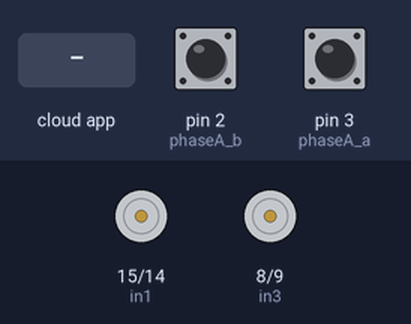
The sketch below on a simulated Arduino Uno, built with avr-gcc and run on an emulated ATmega328P. Parts: motor-driver pin pairs drawn as motors (green arrow = first pin HIGH = forward, orange = second pin HIGH = backward, longer = more drive, scaled by the enable pin). The test bench sets the inputs (shaded band); at power-on: pin 2 (phaseA_b) HIGH, pin 3 (phaseA_a) HIGH. The ROS host is connected and sends only what is stated.

Above: at 1.8 s.
1.9 s: the phone or cloud app sets linear.x to -100
At 3.3 s:
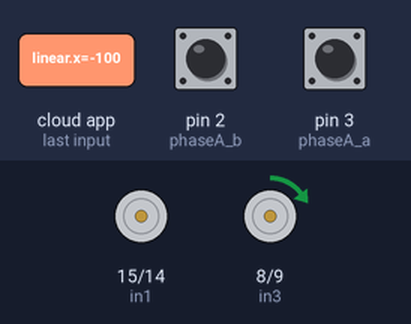
5.9 s: the phone or cloud app sets angular.z to -100
At 6.44 s:
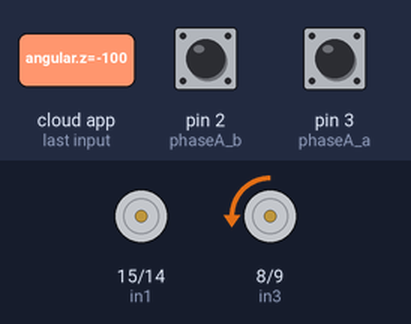
9.4 s: the phone or cloud app sets angular.z to 100
At 11.92 s:
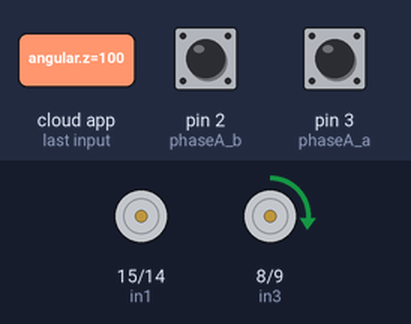
12.9 s: the phone or cloud app sets angular.z to -100
16.9 s: the phone or cloud app sets angular.z to 100
20.9 s: the phone or cloud app sets linear.x to 100
At 37.08 s:
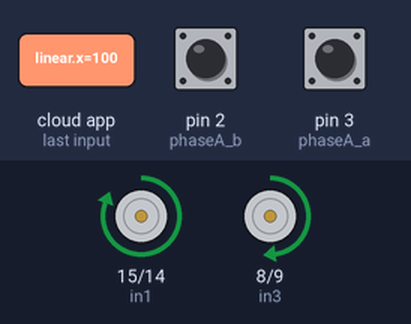
Timing chart, 0 to 37.2 s (numbered marks = the images above; inputs shaded):
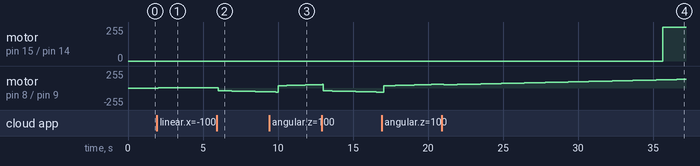

The sketch:

ROS_Publish_odom.ino
```cpp
#include <TimerOne.h>   //avoid using PWM on pin 11, 12, 13
#include <ros.h>
#include <geometry_msgs/Twist.h>
#include <tf/transform_broadcaster.h>
#include <tf/tf.h>
#include <nav_msgs/Odometry.h>

#define enA 7      //speed control pin
#define in1 15
#define in2 14
#define phaseA_a 3   //encoder pins
#define phaseB_a 5

#define in3 8
#define in4 9
#define enB 10      //speed control pin
#define phaseA_b 2   //encoder pins
#define phaseB_b 4

ros::NodeHandle  nh;
ros::Time current_time, last_time;

double T, xung_a, xung_b;
double tocdo_a, tocdo_b, Tocdodat_a, Tocdodat_b;
double E_a, E1_a, E2_a, E_b, E1_b, E2_b;
double alpha, beta, gamma, Kp, Ki, Kd;
double Output_a, LastOutput_a, Output_b, LastOutput_b;
double linear_x = 0, angular_z = 0;

double x=0.0, y=0.0, th=0.0;
double vx=0.0, vth=0.0;
double d=6.3; //diameter of wheel in cm

void rotate_a(double energy) {
  if (energy > 255) energy=255;
  if (energy < -255) energy=-255;
  if (energy > 0) {
    digitalWrite(in1, LOW);      //set rotate direction of motor A
    digitalWrite(in2, HIGH);
    analogWrite(enA, energy);     //set speed of motor A
  }
  else {
    digitalWrite(in1, HIGH);
    digitalWrite(in2, LOW);
    analogWrite(enA, -energy);
  }
}

void rotate_b(double energy) {
  if (energy > 255) energy=255;
  if (energy < -255) energy=-255;
  if (energy > 0) {
    digitalWrite(in3, LOW);      //set rotate direction of motor A
    digitalWrite(in4, HIGH);
    analogWrite(enB, energy);     //set speed of motor A
  }
  else {
    digitalWrite(in3, HIGH);
    digitalWrite(in4, LOW);
    analogWrite(enB, -energy);
  }
}

void presskey_callback(const geometry_msgs::Twist& vel_msg){
  linear_x = vel_msg.linear.x;                    //RPM
  angular_z = vel_msg.angular.z;                  //rad/s

  Tocdodat_a = -linear_x - angular_z * 30/PI;     //RPM
  Tocdodat_b =  linear_x - angular_z * 30/PI;

  vx  = linear_x*PI*d / 60;                       //cm/s
  vth = angular_z;                                //rad/s
}

ros::Subscriber<geometry_msgs::Twist> sub("cmd_vel", &presskey_callback);
nav_msgs::Odometry odom_msg;
ros::Publisher odom_pub("odom", &odom_msg);
tf::TransformBroadcaster odom_broadcaster;

void setup()
{
  pinMode(in1, OUTPUT);
  pinMode(in2, OUTPUT);
  pinMode(enA, OUTPUT);
  pinMode(phaseA_a, INPUT_PULLUP);
  pinMode(phaseB_a, INPUT_PULLUP);

  pinMode(in3, OUTPUT);
  pinMode(in4, OUTPUT);
  pinMode(enB, OUTPUT);
  pinMode(phaseA_b, INPUT_PULLUP);
  pinMode(phaseB_b, INPUT_PULLUP);
  Tocdodat_a = 0; tocdo_a = 0;      //120 RPM (stable) - max ~200 RPM, below 5 RPM not run
  Tocdodat_b = 0; tocdo_b = 0;

  E_a = 0; E1_a = 0; E2_a = 0;
  Output_a = 0; LastOutput_a = 0;
  E_b = 0; E1_b = 0; E2_b = 0;
  Output_b = 0; LastOutput_b = 0;

  // Thong so PID
  T = 0.01;                       //thoi gian lay mau - s
  Kp = 5; Ki = 0.6; Kd = 0.0;

  alpha = 2*T*Kp + Ki*T*T + 2*Kd;
  beta = -2*T*Kp + Ki*T*T - 4*Kd;
  gamma = 2*Kd;

  Serial.begin(9600);
  attachInterrupt(digitalPinToInterrupt(phaseA_a), Demxung_a, FALLING);
  attachInterrupt(digitalPinToInterrupt(phaseA_b), Demxung_b, FALLING);
  Timer1.initialize(10000);       // 10 ms
  Timer1.attachInterrupt(PID);    // PID check speed and control speed of 2 motors periodically

  nh.initNode();
  nh.subscribe(sub);
  nh.advertise(odom_pub);

  last_time = nh.now();
}

void Demxung_a() {
  if (digitalRead(phaseB_a)==LOW)
    ++xung_a;
  else
    --xung_a;
}

void Demxung_b() {
  if (digitalRead(phaseB_b)==LOW)
    ++xung_b;
  else
    --xung_b;
}

void PID() {
  tocdo_a = ((xung_a/390) / 0.01) * 60;  // xung/390/0.01 = vong/s x60 = vong/ph = RPM
  xung_a = 0;
  E_a = Tocdodat_a - tocdo_a;
  Output_a = (alpha*E_a + beta*E1_a + gamma*E2_a + 2*T*LastOutput_a) / (2*T);
  LastOutput_a = Output_a;

  E2_a = E1_a;
  E1_a = E_a;

  tocdo_b = ((xung_b/390) / 0.01) * 60;  // xung/390/0.01 = vong/s x60 = vong/ph = RPM
  xung_b = 0;
  E_b = Tocdodat_b - tocdo_b;
  Output_b = (alpha*E_b + beta*E1_b + gamma*E2_b + 2*T*LastOutput_b) / (2*T);
  LastOutput_b = Output_b;
  E2_b = E1_b;
  E1_b = E_b;

  rotate_a(Output_a);
  rotate_b(Output_b);
}

void loop()                 //you should set speed=30, turn=2, peace. linear=RPM, angular=rad/s
{
  nh.spinOnce();            //check for incoming cmd_vel
  current_time = nh.now();

  //compute odometry in a typical way given the velocities of the robot
  double dt = current_time.toSec() - last_time.toSec();
  double delta_x = vx * cos(th) * dt;
  double delta_y = vx * sin(th) * dt;
  double delta_th = vth * dt;
  x += delta_x;
  y += delta_y;
  th += delta_th;

  //since all odometry is 6DOF we'll need a quaternion created from yaw
  geometry_msgs::Quaternion odom_quat = tf::createQuaternionFromYaw(th);

  //-------first, we'll publish the transform over tf
  geometry_msgs::TransformStamped odom_trans;
  odom_trans.header.stamp = current_time;
  odom_trans.header.frame_id = "odom";
  odom_trans.child_frame_id = "base_link";

  odom_trans.transform.translation.x = x;
  odom_trans.transform.translation.y = y;
  odom_trans.transform.translation.z = 0.0;
  odom_trans.transform.rotation = odom_quat;

  //send the transform
  odom_broadcaster.sendTransform(odom_trans);

  //-------next, we'll publish the odometry message over ROS
  nav_msgs::Odometry odom;
  odom.header.stamp = current_time;
  odom.header.frame_id = "odom";

  //set the position
  odom.pose.pose.position.x = x;
  odom.pose.pose.position.y = y;
  odom.pose.pose.position.z = 0.0;
  odom.pose.pose.orientation = odom_quat;

  //set the velocity
  odom.child_frame_id = "base_link";
  odom.twist.twist.linear.x = vx;
  odom.twist.twist.angular.z = vth;

  //publish the message
  //odom_pub.publish(&odom);

  last_time = current_time;
  delay(1000);  // velocity change should take effect after 1 sec
}
```

Measured:
- after the input at 1.9 s, motor on pin 8 (in3) / pin 9 (in4): stopped → forward 5/255 after 0.11 s, → forward 6/255 1.7 s later, → forward 7/255 1.7 s later
- after the input at 20.9 s, motor on pin 15 (in1) / pin 14 (in2): stopped → forward 255/255 after 14.8 s
